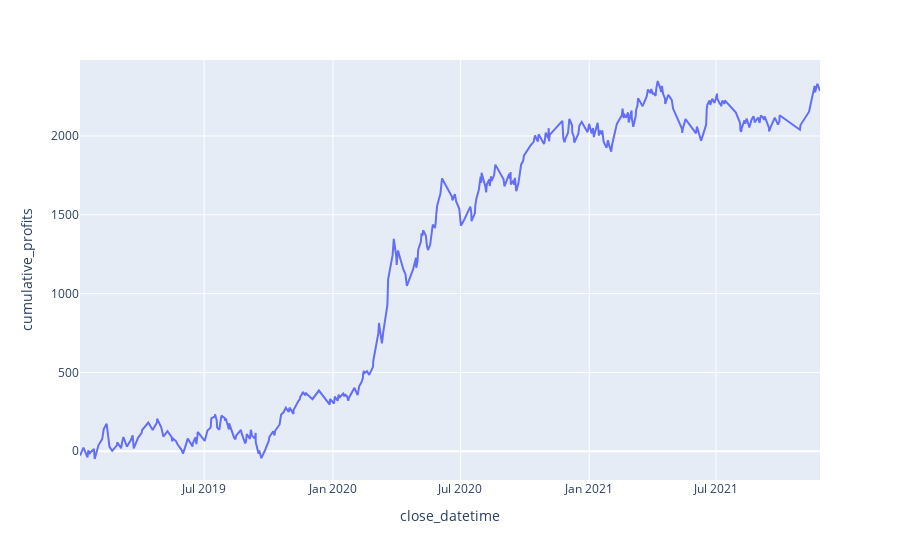

The code cell stored with this chart in its notebook:
### Code cell
# 9) What is the biggest absolute drawdown?
df['cumulative_profits'] = df['profit'].cumsum()
display(df)

biggest_abs_drawdown = df[df['cumulative_profits'] == df['cumulative_profits'].min()]
display(biggest_abs_drawdown)

display(px.line(df, x='close_datetime', y='cumulative_profits'))

### Figure 1 — Plotly figure (JSON) as saved in the notebook; plotly's stock layout.template omitted (floating-point values rounded to 4 significant figures; data arrays with more than 128 entries replaced by an {"elided": "..."} marker saying what was removed)
{"data": [{"hovertemplate": "close_datetime=%{x}<br>cumulative_profits=%{y}<extra></extra>", "legendgroup": "", "line": {"color": "#636efa", "dash": "solid"}, "marker": {"symbol": "circle"}, "mode": "lines", "name": "", "orientation": "v", "showlegend": false, "type": "scatter", "x": {"elided": "381 str values"}, "xaxis": "x", "y": {"elided": "381 float values"}, "yaxis": "y"}], "layout": {"legend": {"tracegroupgap": 0}, "margin": {"t": 60}, "xaxis": {"anchor": "y", "domain": [0, 1], "title": {"text": "close_datetime"}}, "yaxis": {"anchor": "x", "domain": [0, 1], "title": {"text": "cumulative_profits"}}}}
